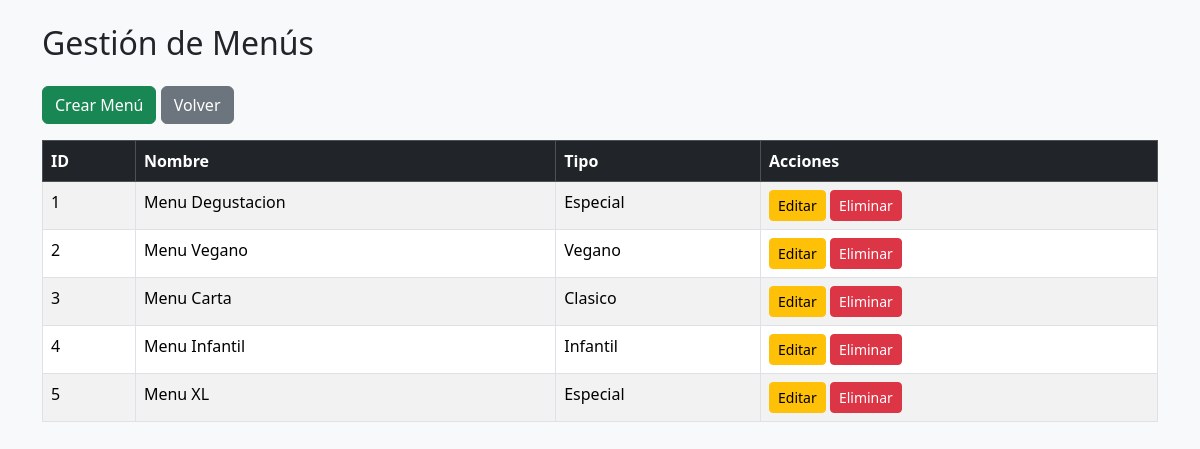
Page /menu_listar.php (signed in) on the committed database.
### tables this page shows
CREATE TABLE `menu` (
  `Id_menu` int(11) NOT NULL,
  `nombre` varchar(100) DEFAULT NULL,
  `tipo` varchar(50) DEFAULT NULL
);

### menu_listar.php (the view, shortened to what this page needs)
<?php
require_once "conexion.php";
$sql = "SELECT * FROM Menu";
$resultado = $conn->query($sql);
?>
<!DOCTYPE html>
<html>
<head>
    <link rel="stylesheet" href="https://cdn.jsdelivr.net/npm/bootstrap@5.3.2/dist/css/bootstrap.min.css">
</head>
<body class="bg-light">
<div class="container mt-4">
    <h2 class="mb-4">Gestión de Menús</h2>
    <a href="menu_crear.php" class="btn btn-success mb-3">Crear Menú</a>
    <a href="admin.php" class="btn btn-secondary mb-3">Volver</a>
    <table class="table table-striped table-bordered">
        <thead class="table-dark">
            <tr>
                <th>ID</th>
                <th>Nombre</th>
                <th>Tipo</th>
                <th>Acciones</th>
            </tr>
        </thead>
    <tbody>
        <?php while ($fila = $resultado->fetch_assoc()) { ?>
        <tr>
                <td><?php echo $fila['Id_menu']; ?></td>
                <td><?php echo $fila['nombre']; ?></td>
                <td><?php echo $fila['tipo']; ?></td>
                <td>
                    <a href="menu_editar.php?id=<?php echo $fila['Id_menu']; ?>" class="btn btn-warning btn-sm">Editar</a>
                    <a href="menu_eliminar.php?id=<?php echo $fila['Id_menu']; ?>" class="btn btn-danger btn-sm"
                     onclick="return confirm('Seguro que deseas eliminar esta menú?')">Eliminar</a>
                </td>
            </tr>
        <?php } ?>
    </tbody>
  </table>
</div>
</body>
</html>

### rows in the picture
menu: Id_menu "1", nombre "Menu Degustacion", tipo "Especial"
menu: Id_menu "2", nombre "Menu Vegano", tipo "Vegano"
menu: Id_menu "3", nombre "Menu Carta", tipo "Clasico"
menu: Id_menu "4", nombre "Menu Infantil", tipo "Infantil"
menu: Id_menu "5", nombre "Menu XL", tipo "Especial"
